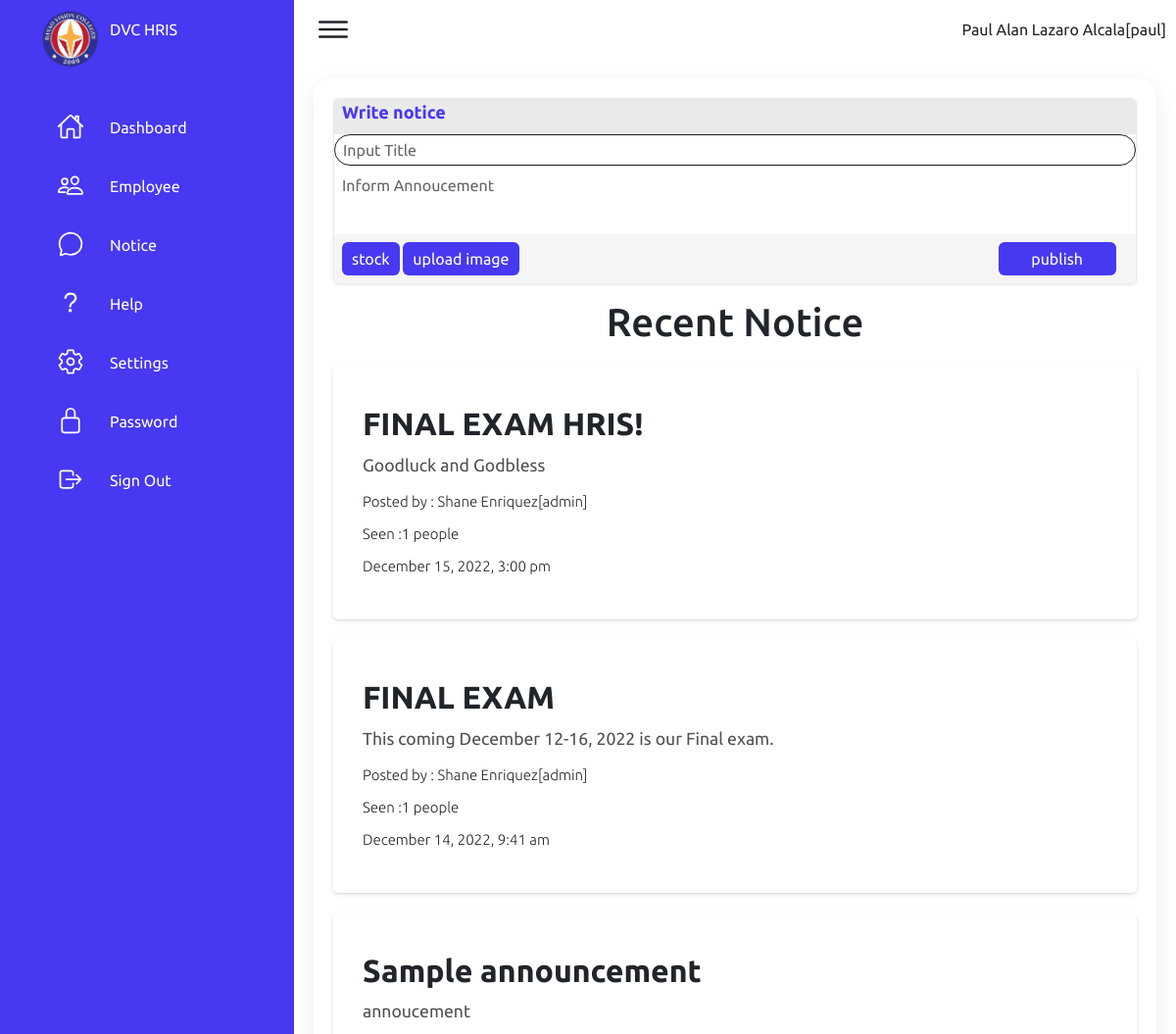
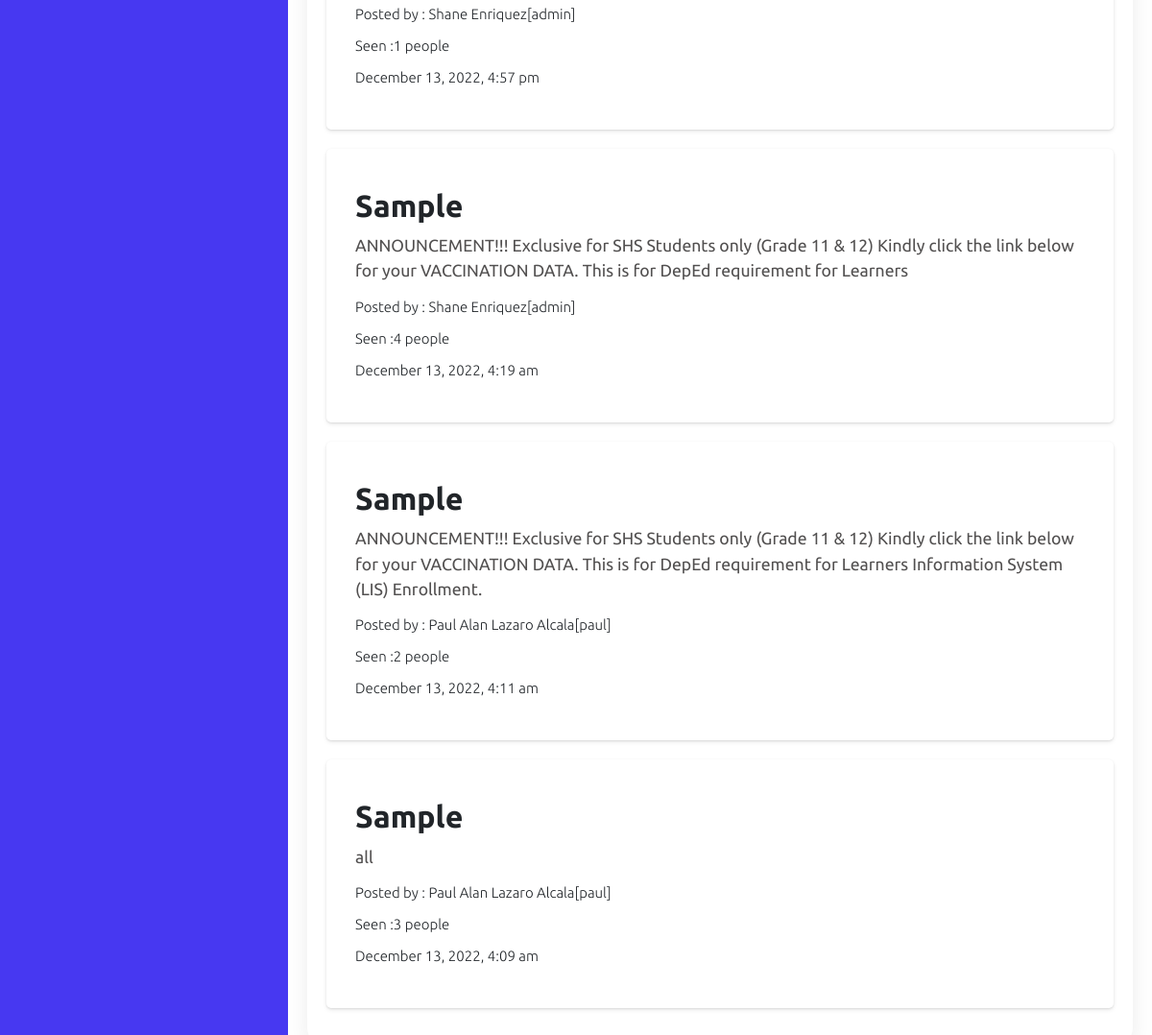
/notice.php (signed in), run on the app's committed database (2 pictures, top to bottom).
### tables this page shows
CREATE TABLE `notice_table` (
  `id` int(20) NOT NULL,
  `message` text NOT NULL,
  `dateposted` text NOT NULL,
  `archive` int(10) NOT NULL,
  `noticeread` text NOT NULL,
  `noticeposterid` int(20) NOT NULL,
  `title` varchar(100) NOT NULL
);

CREATE TABLE `user_table` (
  `id` int(10) NOT NULL,
  `user_type` int(10) NOT NULL,
  `fullname` text NOT NULL,
  `email` varchar(40) NOT NULL,
  `user_name` varchar(20) NOT NULL,
  `password` varchar(20) NOT NULL,
  `birthday` date NOT NULL,
  `date_employed` date NOT NULL,
  `educ_attainment` text NOT NULL,
  `employment_record` text NOT NULL,
  `gender` varchar(10) NOT NULL,
  `status` int(10) NOT NULL,
  `archive` int(10) NOT NULL,
  `phone_number` varchar(13) NOT NULL,
  `department` varchar(20) NOT NULL,
  `designation` varchar(20) NOT NULL
);

### noticeposted.php (the view, shortened to what this page needs)
<div id="refresh-section">
        <h1 id="infos">Recent Notice</h1>
<?php
include "connect.php";
$sql = "SELECT * FROM  notice_table WHERE archive = 0 ORDER BY id DESC";
$result = $conn->query($sql);
if ($result->num_rows > 0) {
while ($row = $result->fetch_assoc()) {
    $currentuserid = $row['noticeposterid'];
    $string = $row['noticeread'];
    $string = ltrim($string, '-');
    $str_arr =explode("-", $string);
    $sql1 = "SELECT * FROM user_table WHERE id='$currentuserid'";
    $result1 = $conn->query($sql1);
    if ($result1->num_rows > 0) {
        while ($row1 = $result1->fetch_assoc()) {
?>
        <div class="content">
            <h2><?php echo $row['title']; ?></h2>
            <p><?php echo $row['message']; ?></p>
            <h4>Posted by : <?php echo $row1['fullname'];?>[<?php echo $row1['user_name'];?>]</h4>
            <h4>Seen :<?php echo count($str_arr); ?> people</h4>
            <h4><?php echo $row['dateposted']; ?> </h4>
        </div>
<?php
}
}
}
}
?>
    </div>

### assets/css/style.css (style rules this page uses)
* { font-family: "Ubuntu", sans-serif; margin: 0; padding: 0; box-sizing: border-box; }
:root { --blue: #4738f1; --white: #fff; --gray: #f5f5f5; --black1: #222; --black2: #999; }
body { min-height: 100vh; overflow-x: hidden; }

### noticepost.css (style rules this page uses)
* { box-sizing: border-box; }
body { font-family: sans-serif; }

### noticeposted.php (style rules this page uses)
h1 { text-align: center; margin: 15px 0; }
.content { width: 100%; max-width: 100%; min-height: 250px; background: chartreuse; margin: 20px 0; background-color: #fff; box-shadow: 0px 1px 2px rgba(50, 50, 50, .1), 0px 2px 4px rgba(60, 60, 60, 0.1); border-radius: 5px; padding: 30px; }
.content h2 { font-weight: 800; margin: 10px 0; }
.content p { margin: 10px 0; color: rgb(82, 80, 80); font-size: 1.1rem; }
.content h4 { font-weight: 90; margin: 15px 0; font-size: 15px; }

### data on the page
notice_table: title "FINAL EXAM HRIS!", message "Goodluck and Godbless", noticeread "1", dateposted "December 15, 2022, 3:00 pm"
user_table: fullname "Shane Enriquez", user_name "admin"
notice_table: title "FINAL EXAM", message "This coming December 12-16, 2022 is our Final exam.", noticeread "1", dateposted "December 14, 2022, 9:41 am"
notice_table: title "Sample announcement", message "annoucement", noticeread "1", dateposted "December 13, 2022, 4:57 pm"
notice_table: title "Sample", message "ANNOUNCEMENT!!! Exclusive for SHS Students only (Grade 11 & 12) Kindly click the link below for your VACCINATION DATA. This is for DepEd requirement for Learners", noticeread "4", dateposted "December 13, 2022, 4:19 am"
notice_table: title "Sample", message "ANNOUNCEMENT!!! Exclusive for SHS Students only (Grade 11 & 12) Kindly click the link below for your VACCINATION DATA. This is for DepEd requirement for Learners Information System (LIS) Enrollment.", noticeread "2", dateposted "December 13, 2022, 4:11 am"
user_table: fullname "Paul Alan Lazaro Alcala", user_name "paul"
notice_table: title "Sample", message "all", noticeread "3", dateposted "December 13, 2022, 4:09 am"

### other printed values
$sessionfullname "Paul Alan Lazaro Alcala"
$sessionuser_name "paul"
